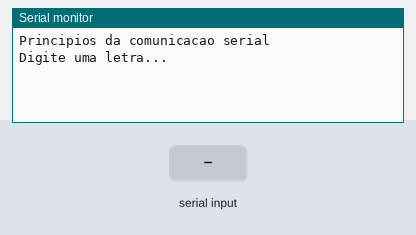
The sketch below on a simulated Arduino Uno, built with avr-gcc and run on an emulated ATmega328P. On the bench: the last lines printed to the serial monitor. The test bench sets the inputs (shaded band).

Above: at 1.2 s.
1.3 s: "1" received over Serial
At 1.9 s:
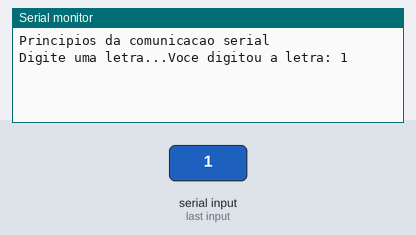
2.8 s: "0" received over Serial
At 4.0 s:
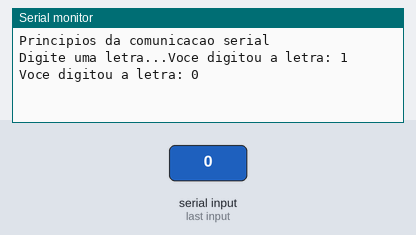
4.3 s: "2" received over Serial
At 5.4 s:
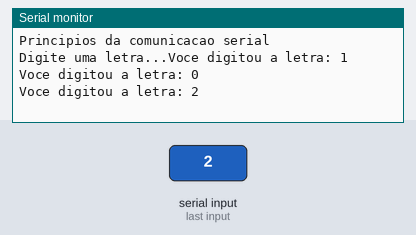

Measured:
- after the input at 1.3 s, the serial monitor: prints a new line at once (image 1)
- after the input at 2.8 s, the serial monitor: prints a new line at once (image 2)
- after the input at 4.3 s, the serial monitor: prints a new line at once (image 3)

The sketch:

serial.ino
```cpp
void setup() {

  Serial.begin(9600);  // INICIAMOS A COMUNICAÇÃO SERIAL

  Serial.println("Principios da comunicacao serial"); // Imprime no monitor serial os textos escritos
  Serial.print("Digite uma letra...");
  Serial.print("");
}

void loop() {

  if (Serial.available() > 0) {                 // VERIFICA SE CHEGOU ALGUMA COISA NA SERIAL

    char c = Serial.read();                     // CASO SIM, GUARDA O VALOR NA VARIÁVEL c

    Serial.print("Voce digitou a letra: ");   // EM SEGUIDA IMPRIME NA TELA O VALOR RECEBIDO
    Serial.println(String(c));
  }
}
```
